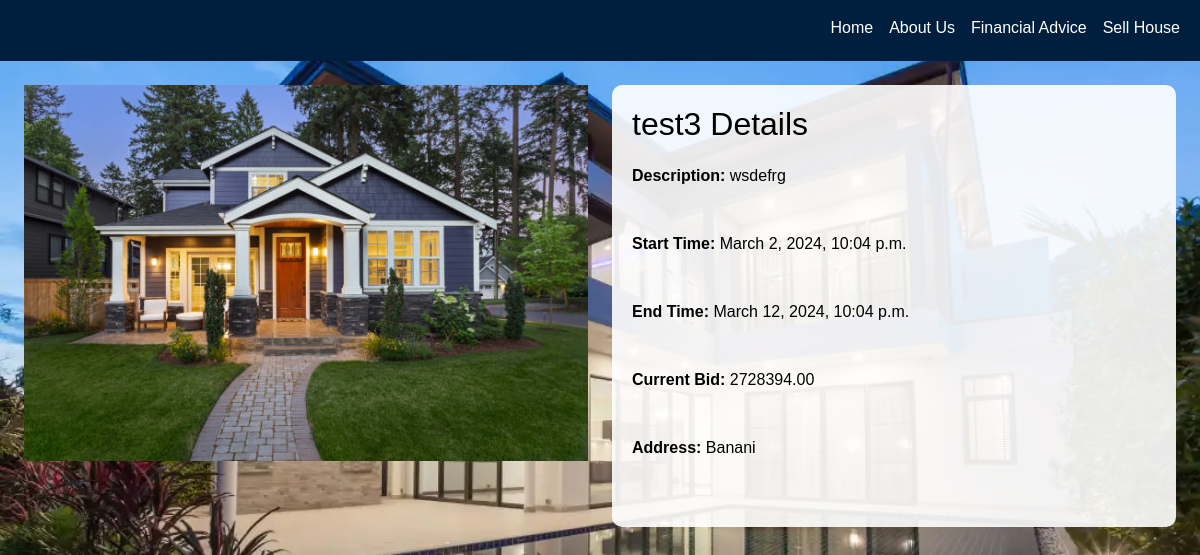
The app's page /auction-detail/7/, older data.
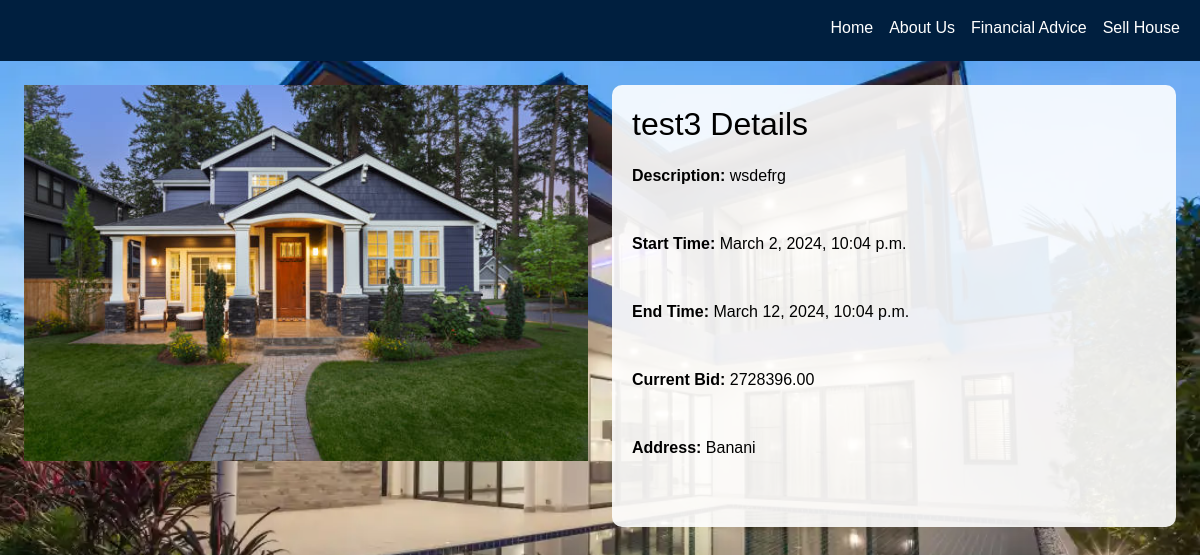
The same page, newer data.
### website/models.py (models this page shows, shortened)
class AuctionItem(models.Model):
    title = models.CharField(max_length=255)
    description = models.TextField()
    address = models.CharField(max_length=255)
    start_price = models.DecimalField(max_digits=10, decimal_places=2)
    current_bid = models.DecimalField(max_digits=10, decimal_places=2, default=0.00)
    current_bid_by = models.ForeignKey(User, on_delete=models.CASCADE,null=True, blank=True, related_name='bids_made')
    created_by = models.ForeignKey(User, on_delete=models.CASCADE, related_name='auction_items_created')
    start_time = models.DateTimeField()
    end_time = models.DateTimeField()
    image = models.ImageField(upload_to='auction_item_images/', blank=True, null=True)

### website/views.py (the view)
# urls.py: path('auction-detail/<int:item_id>/', views.auction_detail, name='auction_detail'),
def auction_detail(request, item_id):
    auction_detail = get_object_or_404(AuctionItem, id=item_id)
    return render(request, 'auction_detail.html', {'auction_detail': auction_detail})

### website/templates/auction_detail.html
{% extends 'base.html' %}
{% block content %}
  <div class="container mt-4">
    <div class="row">
      <div class="col-md-6">
        <img src="{{ auction_detail.image.url }}" alt="{{ auction_detail.title }}" class="img-fluid">
      </div>
      <div class="col-md-6">
        <div style="background-color: rgba(255, 255, 255, 0.9); padding: 20px; border-radius: 10px;">
          <h2 class="mb-4 text-black">{{ auction_detail.title }} Details</h2>
            <p style="color: black;"><strong>Description:</strong> {{ auction_detail.description }}</p>
            <p style="color: black;"><strong>Start Time:</strong> {{ auction_detail.start_time }}</p>
            <p style="color: black;"><strong>End Time:</strong> {{ auction_detail.end_time }}</p>
            <p style="color: black;"><strong>Current Bid:</strong> {{ auction_detail.current_bid }}</p>
            <p style="color: black;"><strong>Address:</strong> {{ auction_detail.address }}</p>
        </div>
      </div>
    </div>
  </div>
{% endblock %}

Row changes from the older to the newer data that the page shows:
changed AuctionItem "test3": current_bid "2728394.00" → "2728396.00"
